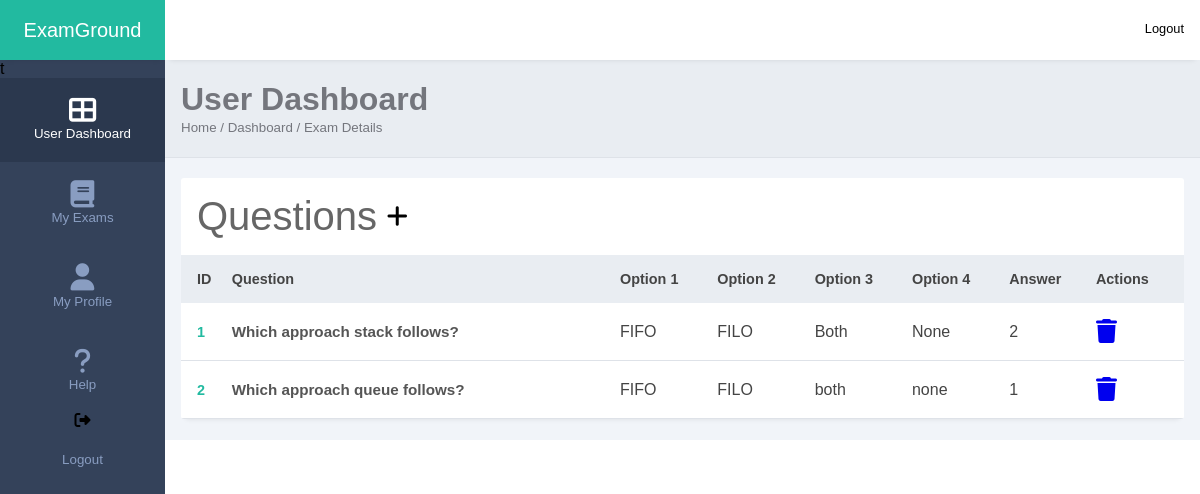
The page /Questions-dashboard.php?ExamId=1 (signed in) on the database its author committed.
### tables this page shows
CREATE TABLE `questions` (
  `question_id` int NOT NULL,
  `questionNumber` int NOT NULL,
  `question` varchar(200) NOT NULL,
  `option1` varchar(200) NOT NULL,
  `option2` varchar(200) NOT NULL,
  `option3` varchar(200) NOT NULL,
  `option4` varchar(200) NOT NULL,
  `answer` enum('1','2','3','4') NOT NULL,
  `exam_id` int NOT NULL
);

### Questions-dashboard.php (the view, shortened to what this page needs)
<!DOCTYPE html>
<html lang="en">
<head>
    <link rel="stylesheet" href="css/dashboard.css">
    <link rel="stylesheet" href="https://maxst.icons8.com/vue-static/landings/line-awesome/line-awesome/1.3.0/css/line-awesome.min.css">
</head>
<body>
    <?php session_start();
    $exam_id = $_GET['ExamId'];
    if(isset($_SESSION['id'])){
$servername = "localhost";
$username = "root";
$password = "Harshit2053@";
$dbname = "examweb";
$conn = new mysqli($servername, $username, $password, $dbname);
        $sql = "SELECT * FROM questions where exam_id='$exam_id'";
        $result = $conn->query($sql);
    ?>
    <div class="sidebar">
        <div class="side-header">
            <h3>Ex<span>amGround</span></h3>
        </div>t
            <div class="side-menu">
                <ul>
                    <li>
                       <a href="" class="active">
                            <span class="fas fa-th-large"></span>
                            <small>User Dashboard</small>
                        </a>
                    </li>
                    <li>
                       <a href="dashboard.php">
                            <span class="fa-solid fa-book"></span>
                            <small>My Exams</small>
                        </a>
                    </li>
                    <li>
                       <a href="profile.php">
                            <span class="fas fa-user"></span>
                            <small>My Profile</small>
                        </a>
                    </li>
                    <li>
                       <a href="">
                            <span class="fas fa-question"></span>
                            <small>Help</small>
                        </a>
                    </li>
                    <li>
                            <span class="fas fa-sign-out-alt"></span>
                            <a href="logout.php">
                            <small>Logout</small>
                        </a>
                    </li>
                </ul>
            </div>
        </div>
    <div class="main-content">
        <header>
            <div class="header-content">
                <div class="header-menu">
                    <div class="user">
                        <div class="bg-img" style="background-image: url(image/1.jpeg)"></div>
                        <span>Logout</span>
                    </div>
                </div>
            </div>
        </header>
        <main>
            <div class="page-header">
                <h1>User Dashboard</h1>
                <small>Home / Dashboard / Exam Details</small>
            </div>
            <div class="page-content">
                <div class="records table-responsive">
                    <div class="record-header">
                        <div class="add">
                            <span>Questions</span>
                            <h2 id="AddExam"><i class="fa-solid fa-plus"></i></h2>
                        </div>
                    </div>
                    <div id="Exams">
                        <table width="100%">
                            <thead>
                                <tr>
                                    <th>ID</th>
                                    <th><span class="las la-sort"></span> Question</th>
                                    <th><span class="las la-sort"></span> Option 1</th>
                                    <th><span class="las la-sort"></span> Option 2</th>
                                    <th><span class="las la-sort"></span> Option 3</th>
                                    <th><span class="las la-sort"></span> Option 4</th>
                                    <th><span class="las la-sort"></span> Answer</th>
                                    <th><span class="las la-sort"></span> Actions</th>
                                </tr>
                            </thead>
                            <tbody>
                            <?php
                            if ($result->num_rows > 0) {
		while($row = $result->fetch_assoc()) {
	?>
                                <tr>
                                    <td><?php echo $row['questionNumber']?></td>
                                    <td>
                                        <div class="Exam-title">
                                            <div class="Exam-title-info">
                                                <h4><?php echo $row['question']?></h4>
                                            </div>
                                        </div>
                                    </td>
                                    <td>
                                    <?php echo $row['option1']?>
                                    </td>
                                    <td>
                                    <?php echo $row['option2']?>
                                    </td>
                                    <td>
                                    <?php echo $row['option3']?>
                                    </td>
                                    <td>
                                    <?php echo $row['option4']?>
                                    </td>
                                    <td>
                                    <?php echo $row['answer']?>
                                    </td>
                                    <td>
                                        <div class="actions">
                                        <a href="deletequestion.php?question_id=<?php echo $row['question_id']?>"> <span class="fa-solid fa-trash"></span></a>
                                        </div>
                                    </td>
                                </tr>
                                <?php
		}
	?>
                            </tbody>
                        </table>
                        <?php
	} else {
			echo "0 results";
	}
?>
                    </div>
              </div>
            </div>
        </main>
    </div>
    <?php }
    else {
        header("Location: login.php");
    } ?>
</body>
</html>

### css/dashboard.css (style rules this page uses)
:root { --main-color: #22BAA0; --color-dark: #34425A; --text-grey: #B0B0B0; }
* { margin: 0; padding: 0; text-decoration: none; list-style-type: none; box-sizing: border-box; font-family: 'Merriweather', sans-serif; }
.sidebar { position: fixed; height: 100%; width: 165px; left: 0; bottom: 0; top: 0; z-index: 100; background: var(--color-dark); transition: left 300ms; }
.side-header { box-shadow: 0px 5px 5px -5px rgb(0 0 0 /10%); background: var(--main-color); height: 60px; display: flex; justify-content: center; align-items: center; }
.side-header h3, side-head span { color: #fff; font-weight: 300; font-size: 1.25em; }
.bg-img { background-repeat: no-repeat; background-size: cover; border-radius: 50%; background-size: cover; }
.side-menu ul { text-align: center; }
.side-menu a { display: block; padding: 1.2rem 0rem; }
.side-menu a.active { background: #2B384E; }
.side-menu a.active span, .side-menu a.active small { color: #fff; }
.side-menu a span { display: block; text-align: center; font-size: 1.7rem; }
.side-menu a span, .side-menu a small { color: #899DC1; }
.main-content { margin-left: 165px; width: calc(100% - 165px); transition: margin-left 300ms; }
header { position: fixed; right: 0; top: 0; left: 165px; z-index: 100; height: 60px; box-shadow: 0px 5px 5px -5px rgb(0 0 0 /10%); background: #fff; transition: left 300ms; }
.header-content, .header-menu { display: flex; align-items: center; }
.header-content { justify-content: space-between; padding: 0rem 1rem; }
.header-menu { justify-content: flex-end; padding-top: .5rem; }
.user { display: flex; align-items: center; }
.user div, .client-img { height: 40px; width: 40px; margin-right: 1rem; }
.user span:last-child { display: inline-block; margin-left: .3rem; font-size: .8rem; }
main { margin-top: 60px; }
.page-header { padding: 1.3rem 1rem; background: #E9edf2; border-bottom: 1px solid #dee2e8; }
.page-header h1, .page-header small { color: #74767d; }
.page-content { padding: 1.3rem 1rem; background: #f1f4f9; }
.records { box-shadow: 0px 5px 5px -5px rgb(0 0 0 / 10%); background: #fff; border-radius: 3px; }
.record-header { padding: 1rem; display: flex; justify-content: space-between; align-items: center; }
.add, .browse { display: flex; align-items: center; }
.add span { display: inline-block; margin-right: .6rem; font-size: 2.5rem; color: #666; }
.table-responsive { width: 100%; overflow: auto; }
table { border-collapse: collapse; }
table thead tr { background: #e9edf2; }
table thead th { padding: 1rem 0rem; text-align: left; color: #444; font-size: .9rem; }
table thead th:first-child { padding-left: 1rem; }
table tbody td { padding: 1rem 0rem; color: #444; }
table tbody td:first-child { padding-left: 1rem; color: var(--main-color); font-weight: 600; font-size: .9rem; }
table tbody tr { border-bottom: 1px solid #dee2e8; }
.Exam-title { display: flex; align-items: center; }
.Exam-title-info h4 { color: #555; font-size: .95rem; }
.actions span { display: inline-block; font-size: 1.5rem; margin-right: .5rem; }
h3 { font-size: 1.75em; }
a { text-decoration: none; }

### rows shown on the page
questions: questionNumber "1", question "Which approach stack follows?", option1 "FIFO", option2 "FILO", option3 "Both", option4 "None", answer "2"
questions: questionNumber "2", question "Which approach queue follows?", option1 "FIFO", option2 "FILO", option3 "both", option4 "none", answer "1"
